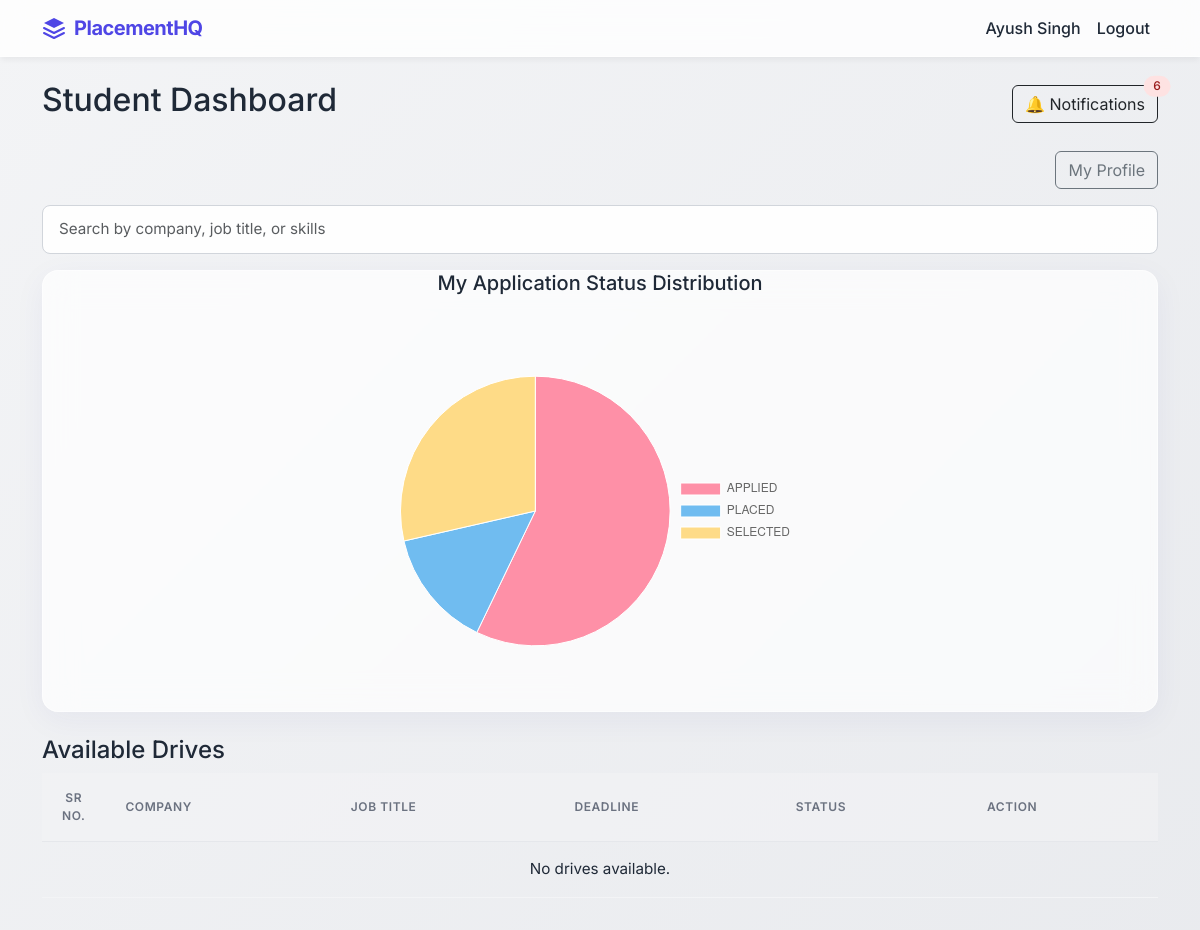
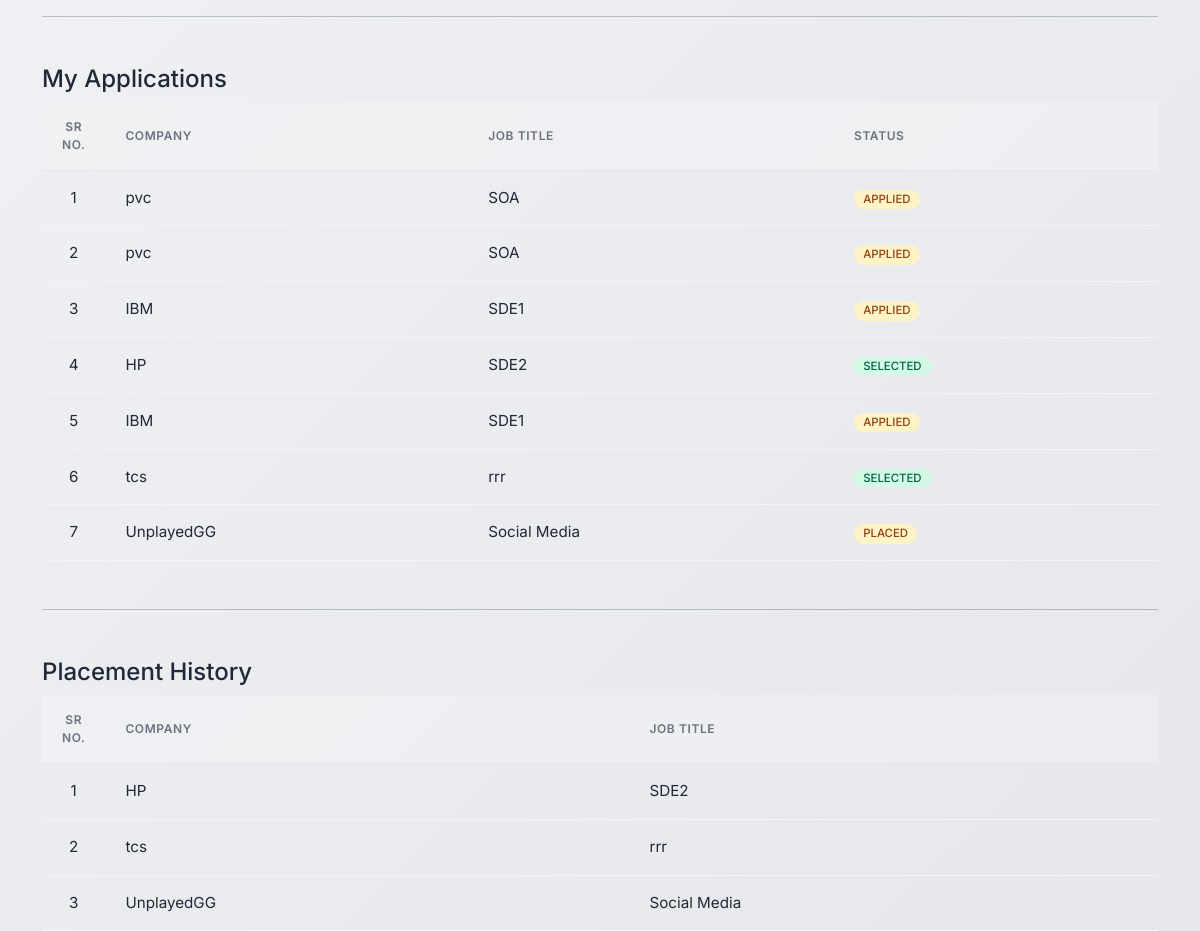
/student (signed in), run on the app's committed database (2 pictures, top to bottom).
### backend/models.py (models this page shows, shortened)
class User(db.Model, UserMixin):
    __tablename__ = "user"
    id = db.Column(db.Integer, primary_key=True)
    full_name = db.Column(db.String(100), nullable=False)
    email = db.Column(db.String(120), unique=True, nullable=False)
    password = db.Column(db.String(200), nullable=False)
    role = db.Column(db.String(20), nullable=False)
    is_active = db.Column(db.Boolean, default=True)
    created_at = db.Column(db.DateTime, default=datetime.utcnow)
    company_profile = db.relationship(
        "CompanyProfile", backref="user", uselist=False, cascade="all, delete"
    )
    student_profile = db.relationship(
        "StudentProfile", backref="user", uselist=False, cascade="all, delete"
    )
    applications = db.relationship(
        "Application", backref="student", cascade="all, delete", lazy=True
    )

class Application(db.Model):
    __tablename__ = "application"
    id = db.Column(db.Integer, primary_key=True)
    application_date = db.Column(db.DateTime, default=datetime.utcnow)
    status = db.Column(
        db.String(20), default="APPLIED"
    )  # APPLIED / SHORTLISTED / SELECTED / REJECTED / PLACED
    student_id = db.Column(
        db.Integer, db.ForeignKey("user.id", ondelete="CASCADE"), nullable=False
    )
    drive_id = db.Column(
        db.Integer, db.ForeignKey("placement_drive.id", ondelete="CASCADE"), nullable=False
    )
    __table_args__ = (
        db.UniqueConstraint("student_id", "drive_id", name="unique_application"),
    )

class CompanyProfile(db.Model):
    __tablename__ = "company_profile"
    id = db.Column(db.Integer, primary_key=True)
    company_name = db.Column(db.String(150), nullable=False)
    hr_contact = db.Column(db.String(100), nullable=False)
    website = db.Column(db.String(150))
    approval_status = db.Column(
        db.String(20), default="PENDING"
    )  # PENDING / APPROVED / REJECTED
    is_blacklisted = db.Column(db.Boolean, default=False)
    blacklist_reason = db.Column(db.String(250), nullable=True, default=None)
    user_id = db.Column(
        db.Integer, db.ForeignKey("user.id", ondelete="CASCADE"), nullable=False
    )
    placement_drives = db.relationship(
        "PlacementDrive", backref="company", cascade="all, delete", lazy=True
    )

class PlacementDrive(db.Model):
    __tablename__ = "placement_drive"
    id = db.Column(db.Integer, primary_key=True)
    job_title = db.Column(db.String(150), nullable=False)
    job_description = db.Column(db.Text, nullable=False)
    eligibility_criteria = db.Column(db.Text)
    required_skills = db.Column(db.String(250))
    experience_required = db.Column(db.Integer)
    salary_range = db.Column(db.String(100))
    application_deadline = db.Column(db.Date, nullable=False)
    status = db.Column(
        db.String(20), default="PENDING"
    )  # PENDING / APPROVED / CLOSED
    created_at = db.Column(db.DateTime, default=datetime.utcnow)
    company_id = db.Column(
        db.Integer, db.ForeignKey("company_profile.id", ondelete="CASCADE"), nullable=False
    )
    applications = db.relationship(
        "Application", backref="placement_drive", cascade="all, delete", lazy=True
    )

### backend/controllers.py (the view)
@bp.route("/student")
@login_required
@role_required("STUDENT")
def student_dashboard():
    student_id = current_user.id
    if not student_id:
        return redirect(url_for("main.login"))
    today = datetime.utcnow().date()
    search = request.args.get("search", "").strip()
    from sqlalchemy.orm import joinedload
    drives_query = PlacementDrive.query.options(
        joinedload(PlacementDrive.company)
    ).join(CompanyProfile).filter(
        PlacementDrive.status != None,
        PlacementDrive.application_deadline >= today,
        CompanyProfile.approval_status == "APPROVED",
        CompanyProfile.is_blacklisted.is_(False)
    )
    if search:
        drives_query = drives_query.filter(
            (PlacementDrive.job_title.ilike(f"%{search}%")) |
            (PlacementDrive.required_skills.ilike(f"%{search}%")) |
            (CompanyProfile.company_name.ilike(f"%{search}%"))
        )
    drives = drives_query.order_by(
        PlacementDrive.application_deadline.asc()
    ).all()
    my_applications = Application.query.options(
        joinedload(Application.placement_drive).joinedload(PlacementDrive.company)
    ).filter_by(
        student_id=student_id
    ).all()
    placement_history = [
    app for app in my_applications if app.status in ["SELECTED", "PLACED"]
]
    notifications = Notification.query.filter_by(
        student_id=student_id
    ).order_by(
        Notification.created_at.desc()
    ).all()
    unread_count = Notification.query.filter_by(
        student_id=student_id,
        is_read=False
    ).count()
    return render_template(
        "student_dashboard.html",
        drives=drives,
        my_applications=my_applications,
        placement_history=placement_history,
        notifications=notifications,
        unread_count=unread_count
    )

### templates/student_dashboard.html (shortened to what this page needs)
{% extends "base.html" %}
{% block content %}
<div class="d-flex justify-content-between align-items-center mb-4">
    <h2>Student Dashboard</h2>
    <div>
        <button class="btn btn-outline-dark position-relative"
                data-bs-toggle="collapse"
                data-bs-target="#notificationBox">
            🔔 Notifications
            {% if unread_count and unread_count > 0 %}
                <span class="badge badge-soft-danger position-absolute top-0 start-100 translate-middle">
                    {{ unread_count }}
                </span>
            {% endif %}
        </button>
    </div>
</div>
<div class="mb-3 text-end">
    <a href="{{ url_for('main.student_profile') }}"
       class="btn btn-outline-secondary">
        My Profile
    </a>
</div>
<form method="GET" class="mb-3">
    <input type="text" id="driveSearch" name="search"
           class="form-control"
           placeholder="Search by company, job title, or skills"
           value="{{ request.args.get('search','') }}">
</form>
<div class="glass-card mb-4 animate-fade-in">
    <div class="card-body text-center">
        <h5 class="mb-3">My Application Status Distribution</h5>
        <div style="max-width: 400px; margin: 0 auto;">
            <canvas id="studentChart" width="200" height="200"></canvas>
        </div>
    </div>
</div>
<h4>Available Drives</h4>
<div class="table-responsive">
<table class="table-modern" id="driveTable">
    <thead >
        <tr>
            <th class="text-center" style="width: 60px;">Sr No.</th>
            <th>Company</th>
            <th>Job Title</th>
            <th>Deadline</th>
            <th>Status</th>
            <th>Action</th>
        </tr>
    </thead>
    <tbody>
        {% for drive in drives %}
        <tr>
            <td class="text-center">{{ loop.index }}</td>
            <td>{{ drive.company.company_name }}</td>
            <td>{{ drive.job_title }}</td>
            <td>{{ drive.application_deadline }}</td>
            {% set ns = namespace(has_applied=false) %}
            {% for app in my_applications %}
                {% if app.drive_id == drive.id %}
                    {% set ns.has_applied = true %}
                {% endif %}
            {% endfor %}
            {% if ns.has_applied %}
                <td><span class="badge bg-primary">Applied</span></td>
                <td><button class="btn btn-sm btn-secondary-premium" disabled>Applied</button></td>
            {% else %}
                <td>Not Applied</td>
                <td>
                    <a href="{{ url_for('main.apply_drive', drive_id=drive.id) }}"
                       class="btn btn-premium btn-sm">
                        Apply
                    </a>
                </td>
            {% endif %}
        </tr>
        {% else %}
        <tr>
            <td colspan="6" class="text-center">
                No drives available.
            </td>
        </tr>
        {% endfor %}
    </tbody>
</table>
</div>
<hr class="my-5">
<h4>My Applications</h4>
<div class="table-responsive">
<table class="table-modern">
    <thead >
        <tr>
            <th class="text-center" style="width: 60px;">Sr No.</th>
            <th>Company</th>
            <th>Job Title</th>
            <th>Status</th>
        </tr>
    </thead>
    <tbody>
        {% for app in my_applications %}
        <tr>
            <td class="text-center">{{ loop.index }}</td>
            <td>{{ app.placement_drive.company.company_name }}</td>
            <td>{{ app.placement_drive.job_title }}</td>
            <td>
                {% if app.status == "SELECTED" %}
                    <span class="badge badge-soft-success">{{ app.status }}</span>
                {% elif app.status == "REJECTED" %}
                    <span class="badge badge-soft-danger">{{ app.status }}</span>
                {% else %}
                    <span class="badge badge-soft-warning">{{ app.status }}</span>
                {% endif %}
            </td>
        </tr>
        {% else %}
        <tr>
            <td colspan="4" class="text-center">
                No applications yet.
            </td>
        </tr>
        {% endfor %}
    </tbody>
</table>
</div>
<hr class="my-5">
<h4>Placement History</h4>
<div class="table-responsive">
<table class="table-modern">
    <thead >
        <tr>
            <th class="text-center" style="width: 60px;">Sr No.</th>
            <th>Company</th>
            <th>Job Title</th>
        </tr>
    </thead>
    <tbody>
        {% for app in placement_history %}
        <tr>
            <td class="text-center">{{ loop.index }}</td>
            <td>{{ app.placement_drive.company.company_name }}</td>
            <td>{{ app.placement_drive.job_title }}</td>
        </tr>
        {% else %}
        <tr>
            <td colspan="3" class="text-center">
                No placement history yet.
            </td>
        </tr>
        {% endfor %}
    </tbody>
</table>
</div>
{% endblock %}
{% block scripts %}
<script>
document.addEventListener("DOMContentLoaded", function() {
    var searchEl = document.getElementById('driveSearch');
    if(searchEl) {
        searchEl.addEventListener('keyup', function(e) {
            var filter = e.target.value.toLowerCase();
            var table = document.getElementById('driveTable');
            var rows = table.getElementsByTagName('tbody')[0].getElementsByTagName('tr');
            for (var i = 0; i < rows.length; i++) {
                var company = rows[i].getElementsByTagName('td')[1];
                var jobTitle = rows[i].getElementsByTagName('td')[2];
                if (company || jobTitle) {
                    var text = (company ? company.textContent || company.innerText : '') + ' ' + (jobTitle ? jobTitle.textContent || jobTitle.innerText : '');
                    rows[i].style.display = text.toLowerCase().indexOf(filter) > -1 ? '' : 'none';
                }
            }
        });
    }
    fetch('/api/stats/student/{{ current_user.id }}')
        .then(response => response.json())
        .then(data => {
            if (data.labels.length === 0) return;
            var ctx = document.getElementById('studentChart').getContext('2d');
            new Chart(ctx, {
                type: 'pie',
                data: {
                    labels: data.labels,
                    datasets: [{
                        data: data.data,
                        backgroundColor: [
                            'rgba(255, 99, 132, 0.7)',
                            'rgba(54, 162, 235, 0.7)',
                            'rgba(255, 206, 86, 0.7)',
                            'rgba(75, 192, 192, 0.7)'
                        ],
                        borderWidth: 1
                    }]
                },
                options: {
                    responsive: true,
                    plugins: {
                        legend: { position: 'right' }
                    }
                }
            });
        });
});
</script>
{% endblock %}

### templates/base.html (shortened to what this page needs)
<!DOCTYPE html>
<html lang="en">
<head>
    <link
      href="https://cdn.jsdelivr.net/npm/bootstrap@5.3.2/dist/css/bootstrap.min.css"
      rel="stylesheet"
    >
    <link rel="stylesheet" href="{{ url_for('static', filename='css/styles.css') }}">
</head>
<body>
<nav class="navbar navbar-expand-lg navbar-glass">
    <div class="container">
        <a class="navbar-brand d-flex align-items-center" href="/">
            <svg class="me-2" width="24" height="24" viewBox="0 0 24 24" fill="none" xmlns="http://www.w3.org/2000/svg">
                <path d="M12 2L2 7L12 12L22 7L12 2Z" fill="#4F46E5"/>
                <path d="M2 17L12 22L22 17M2 12L12 17L22 12" stroke="#4F46E5" stroke-width="2" stroke-linecap="round" stroke-linejoin="round"/>
            </svg>
            PlacementHQ
        </a>
        <div class="collapse navbar-collapse">
            <ul class="navbar-nav ms-auto">
                {% if current_user.is_authenticated %}
                    <li class="nav-item">
                        <span class="nav-link">
                            {{ current_user.full_name }}
                        </span>
                    </li>
                    <li class="nav-item">
                        <a class="nav-link" href="{{ url_for('main.logout') }}">Logout</a>
                    </li>
                {% else %}
                    <li class="nav-item">
                        <a class="nav-link" href="{{ url_for('main.login') }}">Login</a>
                    </li>
                {% endif %}
            </ul>
        </div>
    </div>
</nav>
<div class="container mt-4">
    {% block content %}{% endblock %}
</div>
{% block scripts %}{% endblock %}
</body>
</html>

### data on the page
User: full_name "Ayush Singh"
Application: placement_drive.company.company_name "pvc", placement_drive.job_title "SOA", status "APPLIED"
Application: placement_drive.company.company_name "pvc", placement_drive.job_title "SOA", status "APPLIED"
Application: placement_drive.company.company_name "IBM", placement_drive.job_title "SDE1", status "APPLIED"
Application: placement_drive.company.company_name "HP", placement_drive.job_title "SDE2", status "SELECTED"
Application: placement_drive.company.company_name "IBM", placement_drive.job_title "SDE1", status "APPLIED"
Application: placement_drive.company.company_name "tcs", placement_drive.job_title "rrr", status "SELECTED"
Application: placement_drive.company.company_name "UnplayedGG", placement_drive.job_title "Social Media", status "PLACED"

### other printed values
{{ unread_count }} "6"
